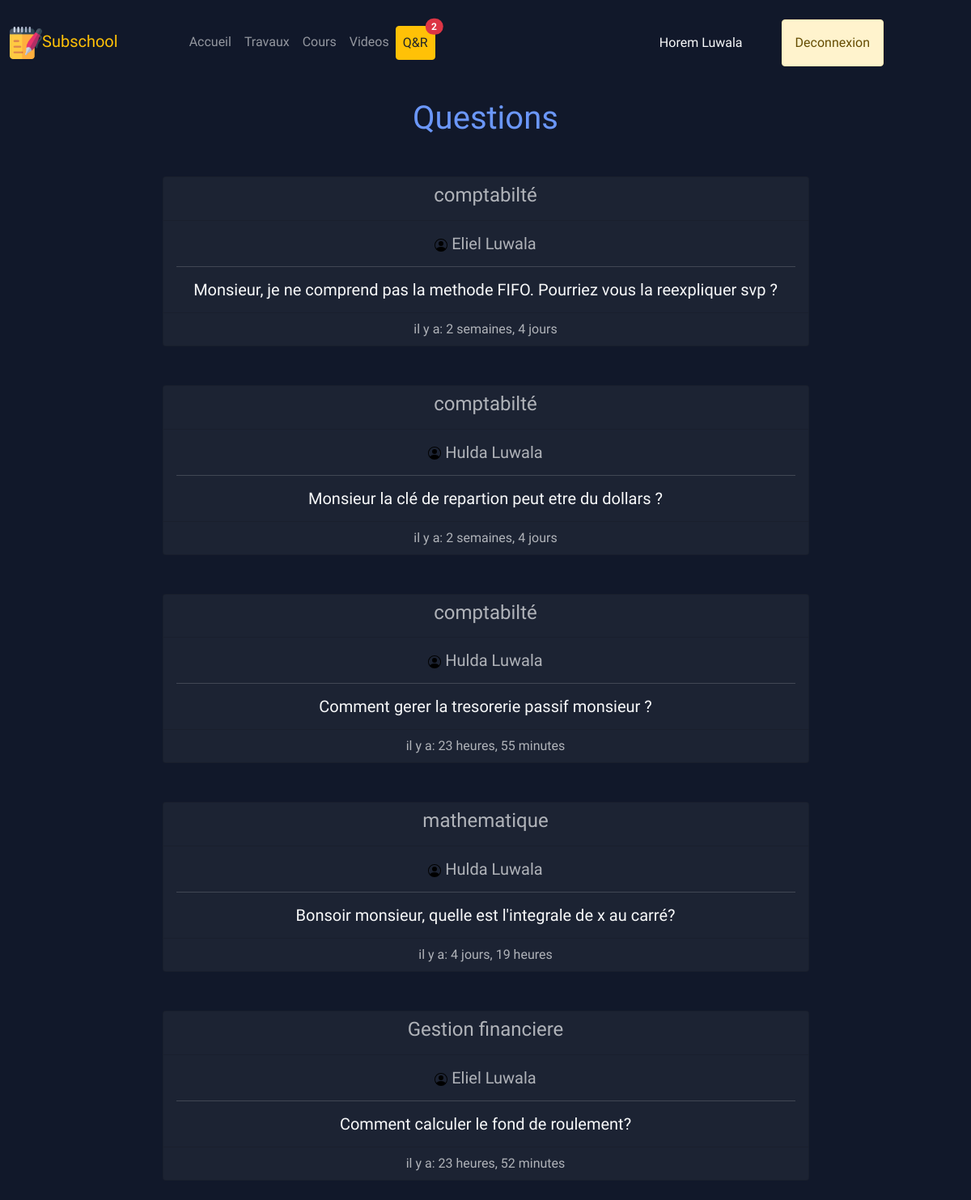
Page /question_response/ (signed in) on the committed database.
### school/models.py (models this page shows, shortened)
class Teacher(models.Model):
    user = models.OneToOneField(User, on_delete=models.CASCADE, null=True)
    name = models.CharField(max_length=255)
    def __str__(self):
        return self.name

class Question(models.Model):
    student = models.ForeignKey(Student, on_delete=models.CASCADE)
    course = models.ForeignKey(Course, on_delete=models.CASCADE)
    title = models.CharField(max_length=255)
    question = models.TextField()
    date = models.DateTimeField(auto_now_add=True)
    satisfied = models.BooleanField(default=False)
    @property
    def get_nbr_response_teacher(self):
        responses = Response.objects.filter(question=self, is_read=False)
        nbr_r = 0
        for response in responses:
            if response.owner_type != "1":
                nbr_r += 1
        return nbr_r

class Course(models.Model):
    image = models.FileField(upload_to="course_img", null=True)
    name = models.CharField(max_length=255)
    promotion = models.ManyToManyField(Promotion, related_name="courses")
    teacher = models.ForeignKey(Teacher, on_delete=models.CASCADE, null=True)
    credit = models.IntegerField(default=1)
    description = models.TextField(null=True)
    note = models.ManyToManyField(Note, related_name="note")
    hours = models.IntegerField()

class Student(models.Model):
    user = models.OneToOneField(User, on_delete=models.CASCADE, null=True)
    name = models.CharField(max_length=255)
    matricule = models.CharField(max_length=255, null=True, blank=True)
    promotion = models.ForeignKey(Promotion, on_delete=models.CASCADE)
    com_prom = models.ForeignKey(Promotion, on_delete=models.SET_NULL, null=True, blank=True, related_name="complement")

### school/views.py (the view)
# urls.py: path('question_response/', QR, name="questions"),
def QR(request):
    questions = Question.objects.filter(course__teacher=request.user.teacher)
    activeqr = "active"
    nbr_questions = questions.filter(satisfied=False).count()
    context = {'activeqr': activeqr, 'questions': questions, 'nbr_questions': nbr_questions}
    return render(request, 'school/questions_teacher.html', context)

### templates/school/questions_teacher.html (shortened to what this page needs)
{% extends 'school/base_teacher.html' %}
{% load static %}
{% block content %}
    <h1 class="text-center mt-3" style="color: #6B97FA">Questions</h1>
    <div class="row col-md-9 mt-3">
    {% for question in questions %}
        <a class="nav-link" href="{% url 'detail-question' question.id %}">
        <div class="card text-center mt-3 mb-3" style="background-color: #1C2333;color: #B0B3B9">
            <div class="card-header" style="background-color: #1C2333;color: #B0B3B9">
                <h4 class="text-center">{{ question.course.name }}</h4>
            </div>
            <div class="card-body" style="background-color: #1C2333;color: #B0B3B9">
              <h5 class="card-title"><img src="{% static 'img/person-circle.svg' %}"> {{ question.student.name }}</h5>
                <hr>
              <h5 class="card-text text-light" style="background-color: #1C2333;color: #B0B3B9">{{ question.question }}</h5>
            </div>
            <div class="card-footer" style="background-color: #1C2333;color: #B0B3B9">
              il y a: {{ question.date|timesince }}
            </div>
          </div>
        </a>
    {% endfor %}
    </div>
{% endblock %}

### templates/school/navbar_teacher.html (shortened to what this page needs)
{% load static %}
<nav class="navbar navbar-expand-lg navbar-dark">
    <div class="container-fluid">
    <a class="navbar-brand brand-site text-warning mx-auto" style="" href="{% url 'home-teacher' %}"><img src="{% static 'img/notes.png' %}" class="rounded" style="height: 5vh;width: 5vh">Subschool</a>
    <div class="collapse navbar-collapse" style="margin-left: 10vh" id="navbarNavAltMarkup">
      <ul class="navbar-nav mr-auto">
          <li class="nav-item">
            <a class="nav-link {{ activehome }}" aria-current="page" href="{% url 'home-teacher' %}">Accueil</a>
          </li>
          <li class="nav-item">
                        <a class="nav-link {{ activedut }}" href="{% url 'homework' %}">Travaux</a>
          </li>
          <li class="nav-item">
            <a class="nav-link {{ activecourse }}" href="{% url 'courses-teach' %}"
              >Cours</a>
          </li>
           <li class="nav-item">
            <a class="nav-link {{ activevideo }}" href="{% url 'teacher-video' %}"
              >Videos</a>
          </li>
          <li class="nav-item">
              <a type="button" class="nav-link btn btn-warning text-dark position-relative" id="qr-not" href="{% url 'questions' %}">
                Q&R
                  <span class="position-absolute top-0 start-100 translate-middle badge rounded-pill bg-danger">
                    {{ nbr_questions }}
                  </span>
                </a>
          </li>
      </ul>
    </div>
    <div class="d-flex align-items-center mx-5 mt-3" id="auth-div" style="display: flex;flex-direction: row">
        <p class="text-light username" style="">{{ request.user.teacher  }}</p>
        {% if request.user.is_authenticated %}
                <a href="{% url 'logout' %}" id="auth-btn" style="" class="btn btn-warning mx-5 alert alert-warning">Deconnexion</a>
              {% endif %}
    </div>
    </div>
</nav>

### rows in the picture
Question: course.name "comptabilté", student.name "Eliel Luwala", question "Monsieur, je ne comprend pas la methode FIFO. Pourriez vous la reexpliquer svp ?", date "2 semaines, 4 jours"
Question: course.name "comptabilté", student.name "Hulda Luwala", question "Monsieur la clé de repartion peut etre du dollars ?", date "2 semaines, 4 jours"
Question: course.name "comptabilté", student.name "Hulda Luwala", question "Comment gerer la tresorerie passif monsieur ?", date "23 heures, 55 minutes"
Question: course.name "mathematique", student.name "Hulda Luwala", question "Bonsoir monsieur, quelle est l'integrale de x au carré?", date "4 jours, 19 heures"
Question: course.name "Gestion financiere", student.name "Eliel Luwala", question "Comment calculer le fond de roulement?", date "23 heures, 52 minutes"

### other values in the picture
{{ nbr_questions }} "2"
{{ request.user.teacher }} "Horem Luwala"
